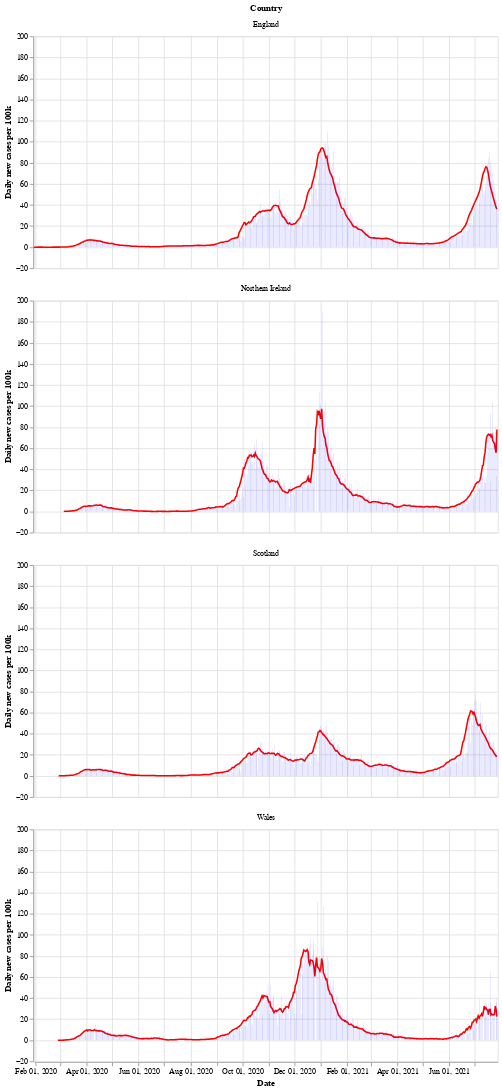

Notebook source saved alongside this figure:
### Markdown cell above
Next is a bar chart of the number of new cases in each country (per 100k population), with the 7 day moving average of cases. Again we see that Wales saw a longer period of raising and falling cases compared to the other countries.

After a period of cases falling, each nation is now seeing a rise in the number of cases - especially in Wales.

### Code cell
# collapse
bars = alt.Chart(uk_cases).mark_bar().encode(
    x=alt.X("yearmonthdate(date):T", axis=alt.Axis(title='Date')),
    y=alt.Y("newCasesRate:Q", axis=alt.Axis(title='Daily new cases per 100k')),
    tooltip='newCasesRate',
    color=alt.condition(
        alt.datum.dailyChange > 0,
        alt.value("orange"),  # The positive color
        alt.value("blue")  # The negative color
    )
).properties(title='New cases per 100k population with rolling 7 day average', width=600).interactive()
line = alt.Chart(uk_cases).mark_line(
    color='red',
    size=2,
).transform_window(
    rolling_mean='mean(newCasesRate)',
    frame=[0, 7],
    groupby=['areaName']
).encode(
    x='yearmonthdate(date):T',
    y='rolling_mean:Q'
)
alt.layer(line, bars, data=uk_cases).facet(alt.Row('areaName', title='Country'), columns=1)

### Figure 1 — Vega-Lite specification as saved in the notebook (floating-point values rounded to 4 significant figures; data arrays with more than 128 entries replaced by an {"elided": "..."} marker saying what was removed)
{"config": {"view": {"continuousWidth": 400, "continuousHeight": 300}}, "data": {"name": "data-8705d1f5425a2c58e95c1be6df1c8e3e"}, "facet": {"type": "nominal", "field": "areaName", "title": "Country"}, "spec": {"layer": [{"mark": {"type": "line", "color": "red", "size": 2}, "encoding": {"x": {"type": "temporal", "field": "date", "timeUnit": "yearmonthdate"}, "y": {"type": "quantitative", "field": "rolling_mean"}}, "transform": [{"window": [{"op": "mean", "field": "newCasesRate", "as": "rolling_mean"}], "frame": [0, 7], "groupby": ["areaName"]}]}, {"mark": "bar", "encoding": {"color": {"condition": {"value": "orange", "test": "(datum.dailyChange > 0)"}, "value": "blue"}, "tooltip": {"type": "quantitative", "field": "newCasesRate"}, "x": {"type": "temporal", "axis": {"title": "Date"}, "field": "date", "timeUnit": "yearmonthdate"}, "y": {"type": "quantitative", "axis": {"title": "Daily new cases per 100k"}, "field": "newCasesRate"}}, "selection": {"selector002": {"type": "interval", "bind": "scales", "encodings": ["x", "y"]}}, "title": "New cases per 100k population with rolling 7 day average", "width": 600}]}, "columns": 1, "$schema": "https://vega.github.io/schema/vega-lite/v4.8.1.json", "datasets": {"data-8705d1f5425a2c58e95c1be6df1c8e3e": {"elided": "2088 records"}}}
